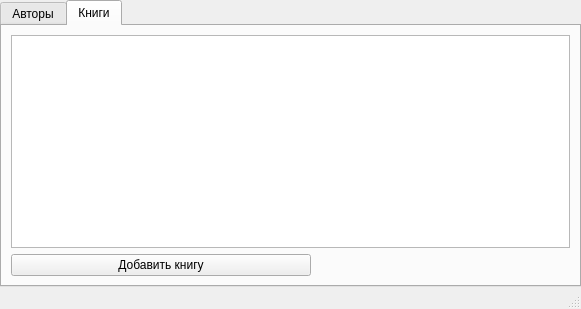
<?xml version="1.0" encoding="UTF-8"?>
<ui version="4.0">
 <class>ViewInfo</class>
 <widget class="QMainWindow" name="ViewInfo">
  <property name="geometry">
   <rect>
    <x>0</x>
    <y>0</y>
    <width>581</width>
    <height>309</height>
   </rect>
  </property>
  <property name="windowTitle">
   <string>Просмотр</string>
  </property>
  <widget class="QWidget" name="centralwidget">
   <layout class="QVBoxLayout" name="verticalLayout_3">
    <property name="spacing">
     <number>0</number>
    </property>
    <property name="leftMargin">
     <number>0</number>
    </property>
    <property name="topMargin">
     <number>0</number>
    </property>
    <property name="rightMargin">
     <number>0</number>
    </property>
    <property name="bottomMargin">
     <number>0</number>
    </property>
    <item>
     <layout class="QVBoxLayout" name="verticalLayout">
      <property name="spacing">
       <number>0</number>
      </property>
      <property name="sizeConstraint">
       <enum>QLayout::SetNoConstraint</enum>
      </property>
      <item>
       <widget class="QTabWidget" name="tabWidget">
        <property name="currentIndex">
         <number>1</number>
        </property>
        <widget class="QWidget" name="authorsTab">
         <attribute name="title">
          <string>Авторы</string>
         </attribute>
         <layout class="QVBoxLayout" name="verticalLayout_2">
          <item>
           <widget class="QTableView" name="authors"/>
          </item>
          <item>
           <widget class="QPushButton" name="addAuthor">
            <property name="sizePolicy">
             <sizepolicy hsizetype="Maximum" vsizetype="Maximum">
              <horstretch>0</horstretch>
              <verstretch>0</verstretch>
             </sizepolicy>
            </property>
            <property name="minimumSize">
             <size>
              <width>200</width>
              <height>0</height>
             </size>
            </property>
            <property name="maximumSize">
             <size>
              <width>75</width>
              <height>23</height>
             </size>
            </property>
            <property name="text">
             <string>Добавить автора</string>
            </property>
           </widget>
          </item>
         </layout>
        </widget>
        <widget class="QWidget" name="booksTab">
         <attribute name="title">
          <string>Книги</string>
         </attribute>
         <layout class="QVBoxLayout" name="verticalLayout_4">
          <item>
           <widget class="QTableView" name="books"/>
          </item>
          <item>
           <widget class="QPushButton" name="addBook">
            <property name="sizePolicy">
             <sizepolicy hsizetype="Minimum" vsizetype="Fixed">
              <horstretch>0</horstretch>
              <verstretch>0</verstretch>
             </sizepolicy>
            </property>
            <property name="minimumSize">
             <size>
              <width>200</width>
              <height>0</height>
             </size>
            </property>
            <property name="maximumSize">
             <size>
              <width>300</width>
              <height>16777215</height>
             </size>
            </property>
            <property name="text">
             <string>Добавить книгу</string>
            </property>
           </widget>
          </item>
         </layout>
        </widget>
       </widget>
      </item>
     </layout>
    </item>
   </layout>
  </widget>
  <widget class="QMenuBar" name="menubar">
   <property name="geometry">
    <rect>
     <x>0</x>
     <y>0</y>
     <width>581</width>
     <height>21</height>
    </rect>
   </property>
  </widget>
  <widget class="QStatusBar" name="statusbar"/>
 </widget>
 <resources/>
 <connections>
  <connection>
   <sender>addAuthor</sender>
   <signal>clicked()</signal>
   <receiver>ViewInfo</receiver>
   <slot>close()</slot>
   <hints>
    <hint type="sourcelabel">
     <x>111</x>
     <y>263</y>
    </hint>
    <hint type="destinationlabel">
     <x>290</x>
     <y>154</y>
    </hint>
   </hints>
  </connection>
  <connection>
   <sender>addBook</sender>
   <signal>clicked()</signal>
   <receiver>ViewInfo</receiver>
   <slot>close()</slot>
   <hints>
    <hint type="sourcelabel">
     <x>161</x>
     <y>263</y>
    </hint>
    <hint type="destinationlabel">
     <x>290</x>
     <y>154</y>
    </hint>
   </hints>
  </connection>
 </connections>
</ui>
